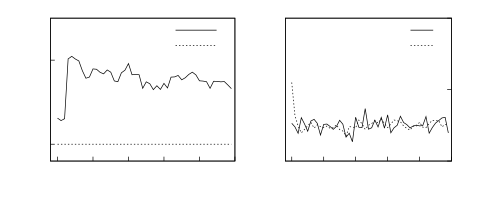

This figure's gnuplot source:

#set terminal x11
# set output
set style line 1 lt 1 lw 2
set style line 2 lt 3 lw 2
set style line 3 lt 2 lw 2
set style line 4 lt 4 lw 2
set style line 5 lt 5 lw 1
set size 1,0.6
set origin 0,0
set multiplot
set size 0.525,0.6
set origin 0,0
set ytics nomirror
set xtics 10 nomirror
set ytics 10
set xlabel "Time"
set xrange [-2:*]
set yrange [-2:15]
set key 
plot "R3.dat" u 1:2 w l ls 1  t "Inventory",\
"" u 1:4 w l ls 2 t "Backorder"
set size 0.525, 0.6
set origin 0.525,0
unset ylabel
unset ytics
set key horizontal samplen 2
#set key at first 7, second 14
set xtics 10
set y2tics nomirror
#set y2label "Backorder"
set y2tics 10
#set y2range [-1:5]
set xrange [-2:*]
set xlabel "Time"
plot "R5.dat" u 1:2 w l ls 1 axis x1y2 t "Customer demand",\
"" u 1:3 w l ls 2 axis x1y2 t "Orders placed"
